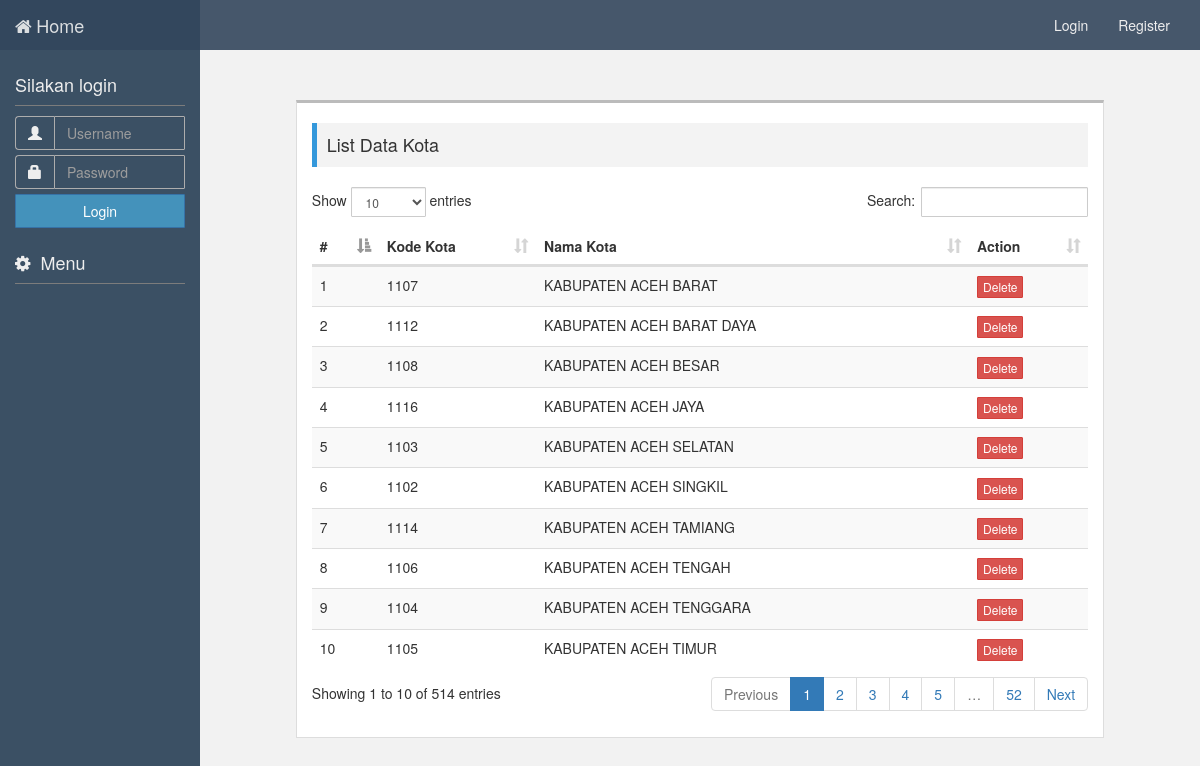
The app's page /admin/kota.php with its own data.
### tables this page shows
CREATE TABLE `tbl_kota` (
  `id_kota` int(7) NOT NULL,
  `id_provinsi` int(3) NOT NULL,
  `nama` varchar(30) NOT NULL
);

### model/model_tempat.php (called while the page is built, shortened)
<?php
require_once(base_url()."/dbConfig.php");
class model_tempat extends dbConfig{
	public function get_listKota($pr=""){
		$query = $this->db->query("select * from tbl_kota order by nama asc");
		while($res = $query->fetch_object()){
			$result[] = $res;
		}
		return $result;
	}
}
$tempat = new model_tempat();
?>

### dbConfig.php (called while the page is built, shortened)
<?php
class dbConfig{
	protected $host = "localhost";
	protected $user = "root";
	protected $pass = "";
	protected $dbase = "adpti";
	public function __construct(){
		$this->db = new mysqli($this->host,$this->user,$this->pass,$this->dbase);
	}
}
?>

### admin/kota.php (the view, shortened to what this page needs)
<?php
	require_once("../header.php");
?>
	<div class="col-sm-offset-2 col-sm-10 content">
		<div class="col-sm-offset-1 col-sm-10 konten">
			<div class="title"><h4>List Data Kota</h4></div>
			<div>
				<table class="table table-striped" id="listKota">
					<thead>
						<tr>
							<th>#</th>
							<th>Kode Kota</th>
							<th>Nama Kota</th>
							<th>Action</th>
						</tr>
					</thead>
					<tbody>
					<?php
						require_once("../model/model_tempat.php");
						$data = $tempat->get_listKota();
						$i=1;
						if($data):
							foreach($data as $kota){ ?>
							<tr>
								<td><?=$i++;?></td>
								<td><?=$kota->id_kota;?></td>
								<td><?=$kota->nama;?></td>
								<td><a href="#" class="btn btn-danger btn-xs">Delete</a></td>
							</tr>
					<?php } endif; ?>
					</tbody>
				</table>
			</div>
		</div>
	</div>

### style.css (style rules this page uses)
body { background: #f2f2f2 !important; }
.sidebar,.content { height: 600px;; overflow: auto; }
.btn { border-radius: 1px !important; }
.content { padding-top: 50px; overflow: hidden; min-height: 400px; margin-bottom: 30px; height: auto; position: relative; }
.konten { position: relative; background: #fff; overflow: hidden; padding-top: 10px; padding-bottom: 20px; border: 1px solid #ddd; border-top: 3px solid #bbb; margin-bottom: 30px; }
div.title { background: #f3f3f3; margin: 10px 0 20px; padding: 2px 10px; border-left: 5px solid #3498db; }

### records on screen
tbl_kota: id_kota "1107", nama "KABUPATEN ACEH BARAT"
tbl_kota: id_kota "1112", nama "KABUPATEN ACEH BARAT DAYA"
tbl_kota: id_kota "1108", nama "KABUPATEN ACEH BESAR"
tbl_kota: id_kota "1116", nama "KABUPATEN ACEH JAYA"
tbl_kota: id_kota "1103", nama "KABUPATEN ACEH SELATAN"
tbl_kota: id_kota "1102", nama "KABUPATEN ACEH SINGKIL"
tbl_kota: id_kota "1114", nama "KABUPATEN ACEH TAMIANG"
tbl_kota: id_kota "1106", nama "KABUPATEN ACEH TENGAH"
tbl_kota: id_kota "1104", nama "KABUPATEN ACEH TENGGARA"
tbl_kota: id_kota "1105", nama "KABUPATEN ACEH TIMUR"
